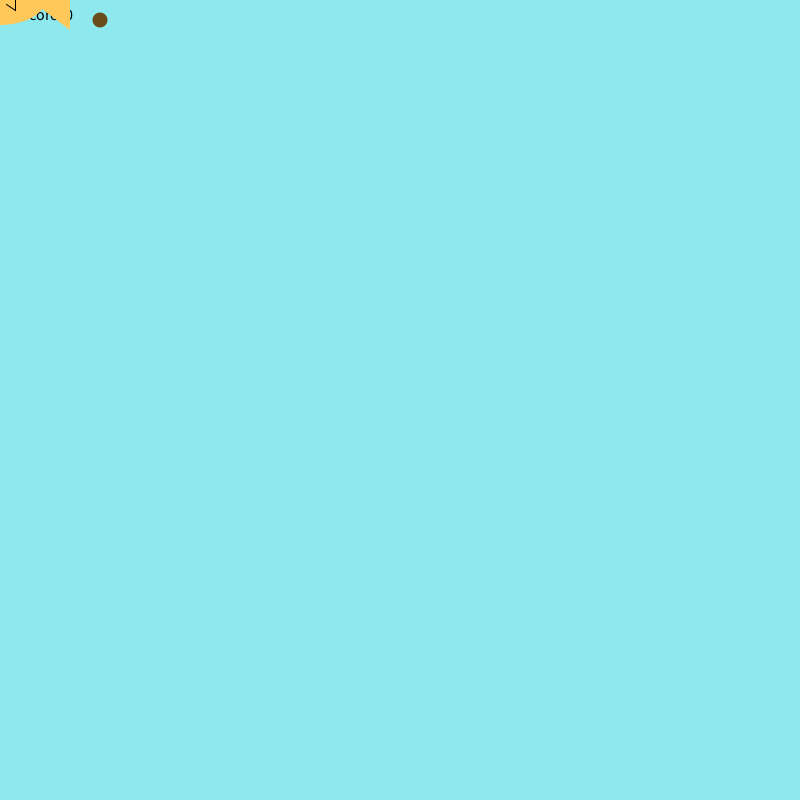
Frame 1 (no input)
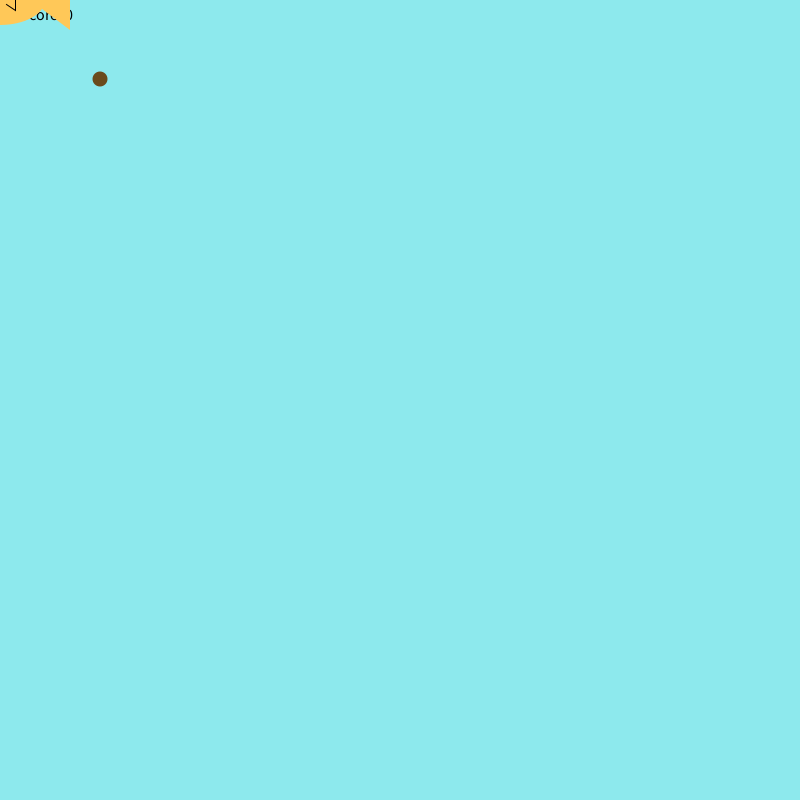
Frame 60 (the mouse pressed at the canvas centre just before this capture)
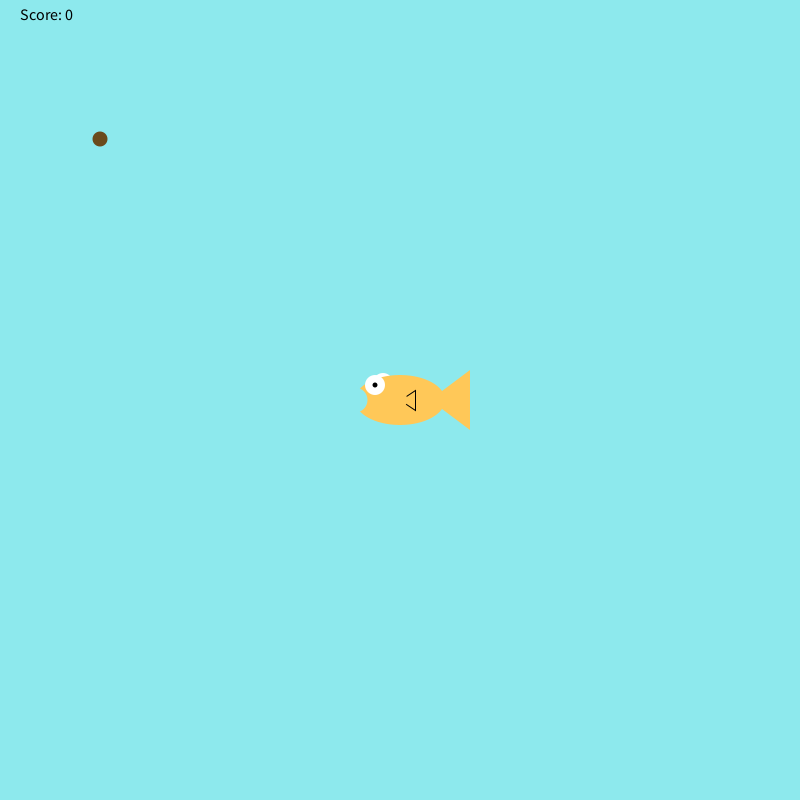
Frame 120 (the mouse held since frame 60 and released just before this capture)

The Processing sketch that drew these frames (run headless with seeded random() and noise(); from frame 60 on, the mouse is pressed at the canvas centre):

// Processing sketch: sketch_190610a
// ── sketch_190610a.pde
int foodx =100;
int foody = 20;
int score= 0;
void setup(){
  size(800, 800);
  
}
void draw(){
background(141,233,237);
fill(0, 0, 0);
textSize(16);
text("Score: " + score, 20, 20);
fill( 106,  75,  28);
noStroke();
ellipse(foodx, foody, 15, 15);
foody++;
if (score == 25){
textSize(5); //if it’s not big enough
text("you won", 400 , 400 );
}
checkCatch (mouseX, mouseY);

drawFish();
if(foody==800){
 foody=0; 
 foodx = (int) random(width-20);
 
}
}

void drawFish(){
     noStroke();
     fill(255,255,255);
     ellipse(mouseX-17,mouseY-17,20,20); //back side eye
     fill(255,200,88);
     ellipse(mouseX,mouseY,90,50); //body
     triangle(mouseX+30,mouseY,mouseX+70,mouseY+30,mouseX+70,mouseY-30); //tail
     stroke(0);
     triangle(mouseX,mouseY,mouseX+15,mouseY+10,mouseX+15,mouseY-10); //side fin
     noStroke();
     fill(255,200,88);
     ellipse(mouseX,mouseY,15,15); //side fin cover
     noStroke();
     fill(255,255,255);
     ellipse(mouseX-25,mouseY-15,20,20); //front eye
     fill(0,0,0);
     ellipse(mouseX-25,mouseY-15,5,5); //pupil
     fill(141,233,237);
     ellipse(mouseX-45,mouseY,25,25); //mouth
}
void checkCatch(int x, int y){
     if(x > mouseX && x < mouseX+70){
          if(y > mouseY-17 && y < mouseY+30){
               score++;
               foody = 20; //if the food was eaten, make more food fall from the top
               foodx = (int) random(width-20);
          }
     }
     else if (foody > height && score > 0){
          score--;
     }
}
